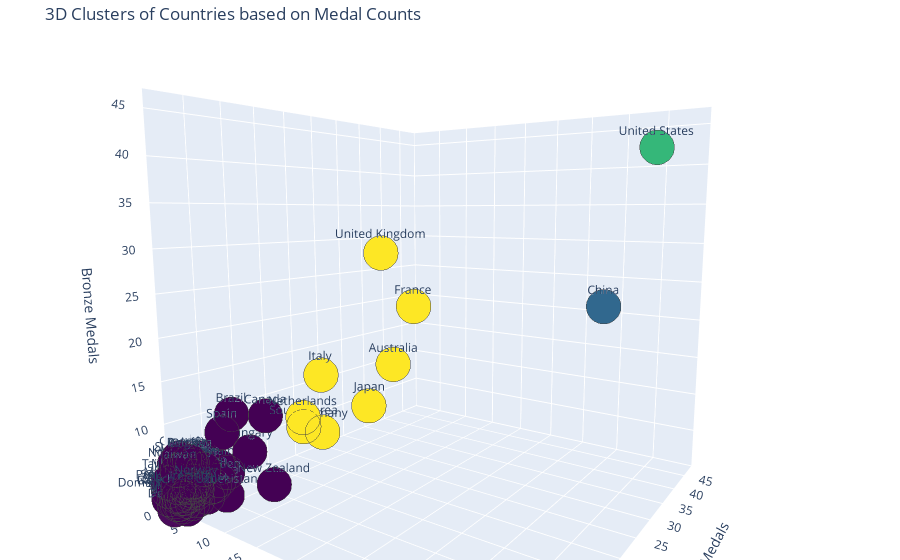

Notebook code cell kept with this figure:
### Code cell
import plotly.graph_objects as go

# Create a 3D scatter plot
fig = go.Figure(data=[go.Scatter3d(
    x=df_reordered['Gold'],
    y=df_reordered['Silver'],
    z=df_reordered['Bronze'],
    mode='markers+text',
    text=df_reordered['Country Name'],  # Display country names on hover
    textposition='top center',
    hovertemplate = (
        '<b>%{text}</b><br><br>' +
        'Gold Medals: %{x}<br>' +
        'Silver Medals: %{y}<br>' +
        'Bronze Medals: %{z}<br>' +
        '<extra></extra>'
    ),  # Detailed hover info
    marker=dict(
        size=12,  # Increased size for better visibility
        color=df_reordered['Cluster'],  # Color by cluster
        colorscale='Viridis',  # Color scale
        opacity=0.8,
        line=dict(width=2)  # Thicker line for better contrast
    )
)])

# Update the layout to improve the appearance and interaction
fig.update_layout(
    title='3D Clusters of Countries based on Medal Counts',
    scene=dict(
        xaxis_title='Gold Medals',
        yaxis_title='Silver Medals',
        zaxis_title='Bronze Medals',
        aspectmode='cube',  # Keeps the aspect ratio equal for all axes
        xaxis=dict(nticks=10, range=[0, df_reordered['Gold'].max() + 5]),
        yaxis=dict(nticks=10, range=[0, df_reordered['Silver'].max() + 5]),
        zaxis=dict(nticks=10, range=[0, df_reordered['Bronze'].max() + 5]),
        camera=dict(
            up=dict(x=0, y=0, z=1),  # Lock the "up" direction to Z-axis
            center=dict(x=0, y=0, z=0),
            eye=dict(x=1.25, y=1.25, z=1.25)  # Set initial camera angle
        )
    ),
    margin=dict(l=0, r=0, b=0, t=40),  # Set margins around the plot
    dragmode='turntable'  # Smooth rotation like a turntable, preventing it from flipping over
)

# Show the plot
fig.show()

### Figure 1 — Plotly figure (JSON) as saved in the notebook; plotly's stock layout.template omitted (floating-point values rounded to 4 significant figures; data arrays with more than 128 entries replaced by an {"elided": "..."} marker saying what was removed)
{"data": [{"hovertemplate": "<b>%{text}</b><br><br>Gold Medals: %{x}<br>Silver Medals: %{y}<br>Bronze Medals: %{z}<br><extra></extra>", "marker": {"color": {"elided": "1030 int values"}, "colorscale": [[0, "#440154"], [0.1111, "#482878"], [0.2222, "#3e4989"], [0.3333, "#31688e"], [0.4444, "#26828e"], [0.5556, "#1f9e89"], [0.6667, "#35b779"], [0.7778, "#6ece58"], [0.8889, "#b5de2b"], [1, "#fde725"]], "line": {"width": 2}, "opacity": 0.8, "size": 12}, "mode": "markers+text", "text": {"elided": "1030 str values"}, "textposition": "top center", "type": "scatter3d", "x": {"elided": "1030 int values"}, "y": {"elided": "1030 int values"}, "z": {"elided": "1030 int values"}}], "layout": {"autosize": true, "dragmode": "turntable", "margin": {"b": 0, "l": 0, "r": 0, "t": 40}, "scene": {"aspectmode": "cube", "aspectratio": {"x": 1, "y": 1, "z": 1}, "camera": {"center": {"x": 0, "y": 0, "z": 0}, "eye": {"x": 0.9062, "y": -1.312, "z": 0.2243}, "projection": {"type": "perspective"}, "up": {"x": 0, "y": 0, "z": 1}}, "xaxis": {"nticks": 10, "range": [0, 45], "title": {"text": "Gold Medals"}, "type": "linear"}, "yaxis": {"nticks": 10, "range": [0, 49], "title": {"text": "Silver Medals"}, "type": "linear"}, "zaxis": {"nticks": 10, "range": [0, 47], "title": {"text": "Bronze Medals"}, "type": "linear"}}, "title": {"text": "3D Clusters of Countries based on Medal Counts"}}}
